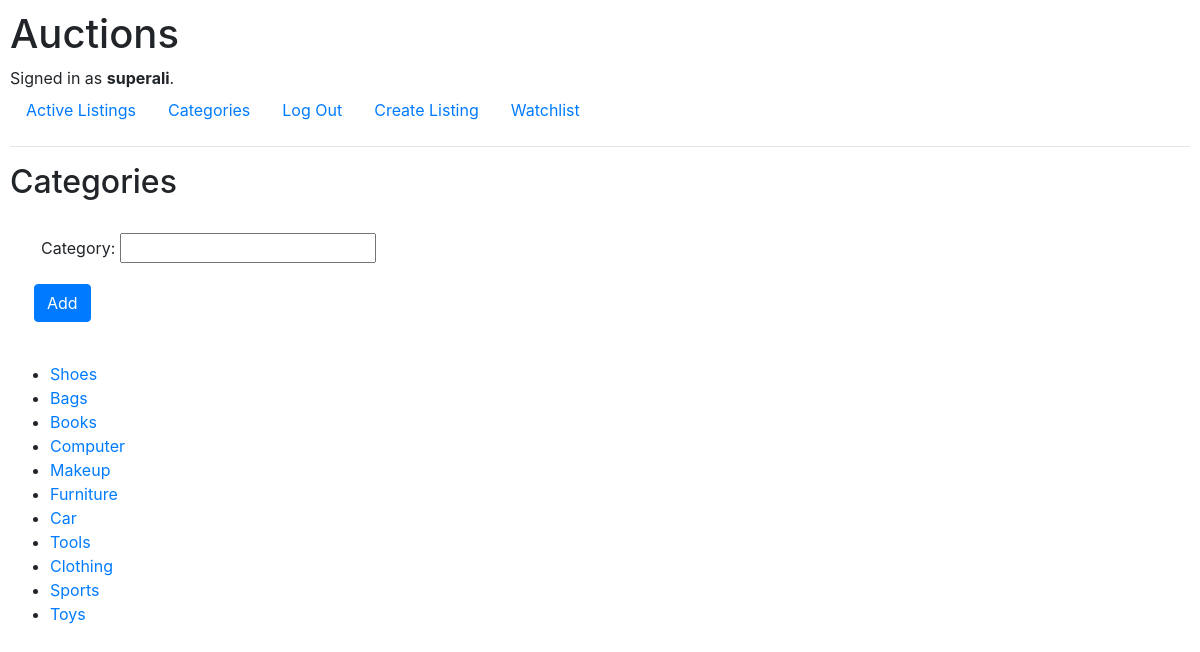
The app's page /category (signed in) with its own data.
### auctions/models.py (models this page shows, shortened)
class User(AbstractUser):
    watchlist = models.ManyToManyField('Listings', blank="True", related_name="users")
    class Meta:
        verbose_name_plural="Users"

class Category(models.Model):
    category = models.CharField(max_length=255, blank=True)
    class Meta:
        verbose_name_plural="Category"
    def __str__(self):
        return f"{self.category}"

### auctions/views.py (the view, shortened to what this page needs)
# urls.py: path("category", views.category, name="category"),
def category(request):
    return render(request, "auctions/category.html",{
        "form":forms.CategoryForm(),
        "categories": Category.objects.all()
    })

### auctions/forms.py
class CategoryForm(ModelForm):
    class Meta:
        model = Category
        fields = ['category']

### auctions/templates/auctions/category.html (shortened to what this page needs)
{% extends "auctions/layout.html" %}
{% block body %}
    <h2>Categories</h2>
    {% if user.is_authenticated %}
        <form actions="{% url 'category' %}" id="category" method ="post">
            <div class="row ml-3">
                <div class="col mt-4">
                    <div class="form-group">
                        {{form.as_p}}
                    </div>
                </div>
            </div>
            <div class="form-group ml-4">
                <input type="Submit" class="btn btn-primary" value="Add">
            </div>
        </form>
        <br>
    {% endif %}
    <ul>
        {% for category in categories %}
            <li><a href="{% url 'categorylist' category.id %}">{{ category }}</a></li>
        {% empty %}
            <li>No Category Exist</li>
        {% endfor %}
    </ul>
{% endblock %}

### auctions/templates/auctions/layout.html (shortened to what this page needs)
{% load static %}
<!DOCTYPE html>
<html lang="en">
    <head>
        <link rel="stylesheet" href="https://stackpath.bootstrapcdn.com/bootstrap/4.4.1/css/bootstrap.min.css">
        <link href="{% static 'auctions/styles.css' %}" rel="stylesheet">
    </head>
    <body>
        <h1>Auctions</h1>
        <div>
            {% if user.is_authenticated %}
                Signed in as <strong>{{ user.username }}</strong>.
            {% else %}
                Not signed in.
            {% endif %}
        </div>
        <ul class="nav">
            <li class="nav-item">
                <a class="nav-link" href="{% url 'index' %}">Active Listings</a>
            </li>
            <li class="nav-item">
                <a class="nav-link" href="{% url 'category' %}">Categories</a>
            </li>
            {% if user.is_authenticated %}
                <li class="nav-item">
                    <a class="nav-link" href="{% url 'logout' %}">Log Out</a>
                </li>
                <li class="nav-item">
                    <a class="nav-link" href="{% url 'create_listing' %}">Create Listing</a>
                </li>
                <li class="nav-item">
                    <a class="nav-link" href="{% url 'watchlist_view' %}">Watchlist</a>
                </li>
            {% endif %}
        </ul>
        <hr>
        {% block body %}
        {% endblock %}
    </body>
</html>

### auctions/static/auctions/styles.css (style rules this page uses)
body { padding: 10px; }

### records on screen
User: username "superali"
Category: category "Shoes"
Category: category "Bags"
Category: category "Books"
Category: category "Computer"
Category: category "Makeup"
Category: category "Furniture"
Category: category "Car"
Category: category "Tools"
Category: category "Clothing"
Category: category "Sports"
Category: category "Toys"
